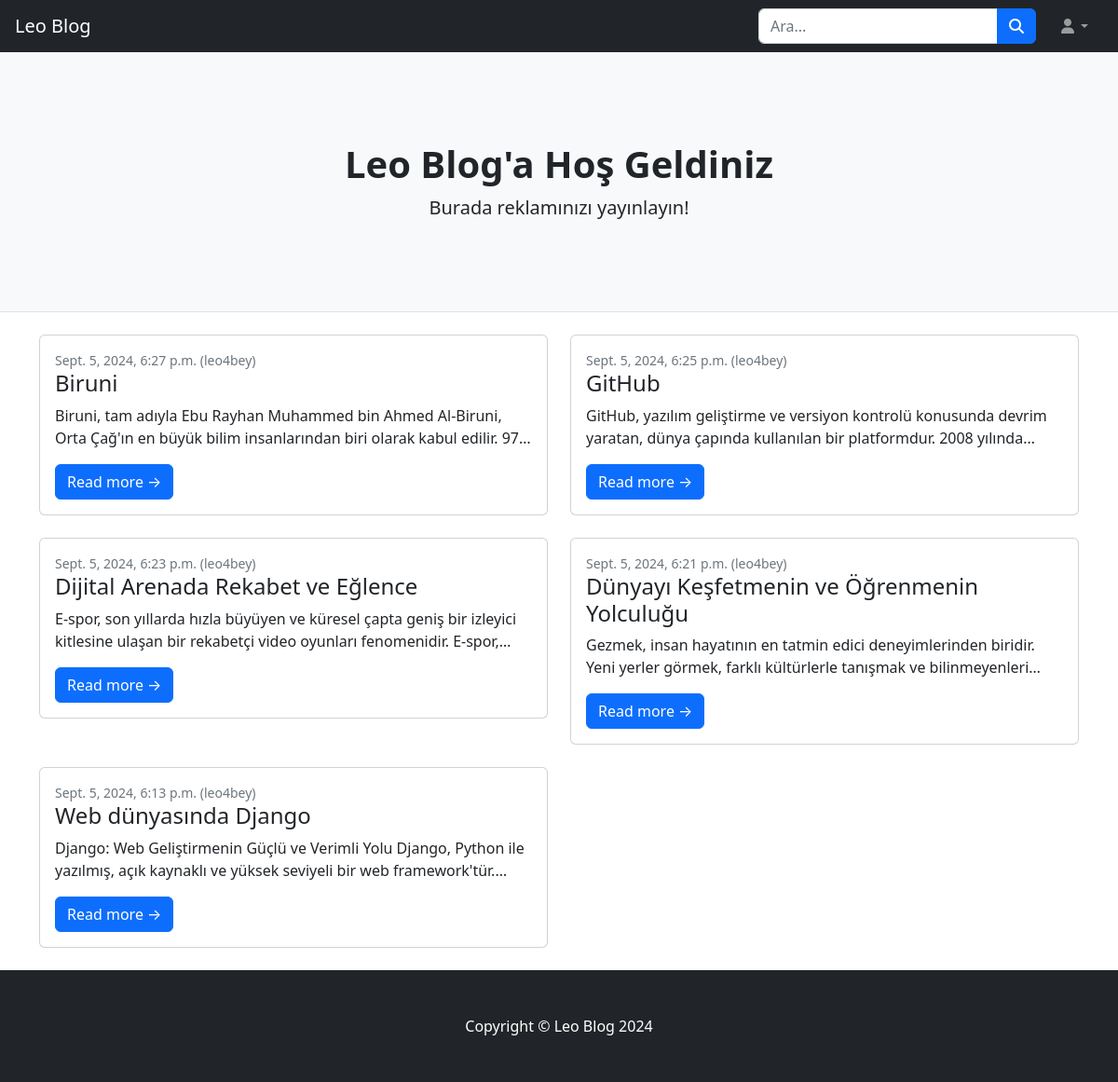
The page / on the database its author committed.
### leo_blog_app/models.py (models this page shows, shortened)
class Blog(models.Model):
    title = models.CharField(max_length=200)
    content = models.TextField()
    created_at = models.DateTimeField(auto_now_add=True)
    owner = models.ForeignKey(User, on_delete=models.CASCADE)

### leo_blog_app/views.py (the view)
# urls.py: 2. Add a URL to urlpatterns:  path('', views.home, name='home')
def home(request):
    blogs = Blog.objects.all().order_by('-id')
    return render(request, "index.html", {'blogs': blogs})

### leo_blog_app/templates/index.html (shortened to what this page needs)
{% load static %}
<!DOCTYPE html>
<html lang="en">
    <head>
        <link rel="stylesheet" href="https://cdnjs.cloudflare.com/ajax/libs/font-awesome/6.6.0/css/all.min.css" />
        <link href="{% static 'css/styles.css' %}" rel="stylesheet" />
    </head>
    <body>
        <nav class="sb-topnav navbar navbar-expand navbar-dark bg-dark">
            <a class="navbar-brand ps-3" href="index.html">Leo Blog</a>
            <form class="d-none d-md-inline-block form-inline ms-auto me-0 me-md-3 my-2 my-md-0">
                <div class="input-group">
                    <input class="form-control" type="text" placeholder="Ara..." aria-label="Search for..." aria-describedby="btnNavbarSearch" />
                    <button class="btn btn-primary" id="btnNavbarSearch" type="button"><i class="fas fa-search"></i></button>
                </div>
            </form>
            <ul class="navbar-nav ms-auto ms-md-0 me-3 me-lg-4">
                <li class="nav-item dropdown">
                    <a class="nav-link dropdown-toggle" id="navbarDropdown" href="#" role="button" data-bs-toggle="dropdown" aria-expanded="false"><i class="fas fa-user fa-fw"></i></a>
                </li>
            </ul>
        </nav>
        <header class="py-5 bg-light border-bottom mb-4">
            <div class="container">
                <div class="text-center my-5">
                    <h1 class="fw-bolder">Leo Blog'a Hoş Geldiniz</h1>
                    <p class="lead mb-0">Burada reklamınızı yayınlayın!</p>
                </div>
            </div>
        </header>
        <div class="container">
            <div class="row">
                <div class="col-lg-12">
                    <div class="row">
                        {% for blog in blogs %}
                        <div class="col-lg-6">
                                <div class="card mb-4">
                                    <div class="card-body">
                                        <div class="small text-muted">{{ blog.created_at }}  ({{ blog.owner.username }})</div>
                                        <h2 class="card-title h4">{{ blog.title }}</h2>
                                        <p class="card-text limit-line">{{ blog.content }}</p>
                                        <a target="_blank" class="btn btn-primary" href="blogs/{{ blog.owner.username }}/{{ blog.id }}">Read more →</a>
                                    </div>
                                </div>
                        </div>
                        {% endfor %}
                    </div>
                </div>
            </div>
        </div>
        <footer class="py-5 bg-dark">
            <div class="container"><p class="m-0 text-center text-white">Copyright &copy; Leo Blog 2024</p></div>
        </footer>
    </body>
</html>

### rows shown on the page
Blog: created_at "Sept. 5, 2024, 6:27 p.m.", owner.username "leo4bey", title "Biruni", content "Biruni, tam adıyla Ebu Rayhan Muhammed bin Ahmed Al-Biruni, Orta Çağ'ın en büyük bilim insanlarından biri olarak kabul edilir.…"
Blog: created_at "Sept. 5, 2024, 6:25 p.m.", owner.username "leo4bey", title "GitHub", content "GitHub, yazılım geliştirme ve versiyon kontrolü konusunda devrim yaratan, dünya çapında kullanılan bir platformdur. 2008…"
Blog: created_at "Sept. 5, 2024, 6:23 p.m.", owner.username "leo4bey", title "Dijital Arenada Rekabet ve Eğlence", content "E-spor, son yıllarda hızla büyüyen ve küresel çapta geniş bir izleyici kitlesine ulaşan bir rekabetçi video oyunları fenomenidir.…"
Blog: created_at "Sept. 5, 2024, 6:21 p.m.", owner.username "leo4bey", title "Dünyayı Keşfetmenin ve Öğrenmenin Yolculuğu", content "Gezmek, insan hayatının en tatmin edici deneyimlerinden biridir. Yeni yerler görmek, farklı kültürlerle tanışmak ve…"
Blog: created_at "Sept. 5, 2024, 6:13 p.m.", owner.username "leo4bey", title "Web dünyasında Django", content "Django: Web Geliştirmenin Güçlü ve Verimli Yolu Django, Python ile yazılmış, açık kaynaklı ve yüksek seviyeli bir web…"
